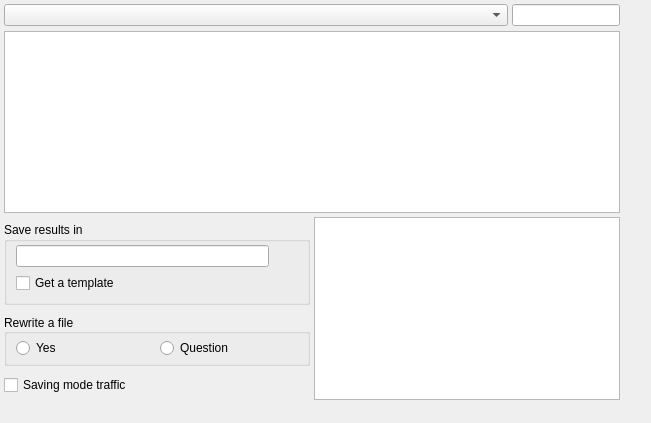
<?xml version="1.0" encoding="UTF-8"?>
<ui version="4.0">
 <class>MainWindow_filmonaizer</class>
 <widget class="QMainWindow" name="MainWindow_filmonaizer">
  <property name="geometry">
   <rect>
    <x>0</x>
    <y>0</y>
    <width>651</width>
    <height>423</height>
   </rect>
  </property>
  <property name="minimumSize">
   <size>
    <width>651</width>
    <height>423</height>
   </size>
  </property>
  <property name="maximumSize">
   <size>
    <width>651</width>
    <height>423</height>
   </size>
  </property>
  <property name="windowTitle">
   <string>Filmonaizer</string>
  </property>
  <property name="windowIcon">
   <iconset resource="../icons/filmonaizer.qrc">
    <normaloff>:/icons/films_64.png</normaloff>:/icons/films_64.png</iconset>
  </property>
  <widget class="QWidget" name="widget_filmonaizer">
   <layout class="QVBoxLayout" name="verticalLayout_5">
    <property name="spacing">
     <number>4</number>
    </property>
    <property name="leftMargin">
     <number>4</number>
    </property>
    <property name="topMargin">
     <number>4</number>
    </property>
    <property name="rightMargin">
     <number>4</number>
    </property>
    <property name="bottomMargin">
     <number>4</number>
    </property>
    <item>
     <layout class="QHBoxLayout" name="horizontalLayout_5" stretch="100,0,0">
      <item>
       <widget class="QComboBox" name="comboBox_history_movie"/>
      </item>
      <item>
       <widget class="SearchLineEdit" name="searchLineEdit_movie">
        <property name="minimumSize">
         <size>
          <width>0</width>
          <height>0</height>
         </size>
        </property>
        <property name="maximumSize">
         <size>
          <width>16777215</width>
          <height>16777215</height>
         </size>
        </property>
        <property name="hintText" stdset="0">
         <string>name is movie or html link</string>
        </property>
        <property name="showClearButton" stdset="0">
         <bool>true</bool>
        </property>
       </widget>
      </item>
      <item>
       <widget class="QPushButton" name="pushButton_search">
        <property name="minimumSize">
         <size>
          <width>23</width>
          <height>23</height>
         </size>
        </property>
        <property name="maximumSize">
         <size>
          <width>23</width>
          <height>23</height>
         </size>
        </property>
        <property name="toolTip">
         <string>Search</string>
        </property>
        <property name="text">
         <string/>
        </property>
        <property name="icon">
         <iconset resource="../icons/filmonaizer.qrc">
          <normaloff>:/icons/magnifier.png</normaloff>:/icons/magnifier.png</iconset>
        </property>
        <property name="flat">
         <bool>true</bool>
        </property>
       </widget>
      </item>
     </layout>
    </item>
    <item>
     <layout class="QHBoxLayout" name="horizontalLayout_2" stretch="100,0">
      <item>
       <widget class="QTreeWidget" name="treeWidget_search_result">
        <property name="columnCount">
         <number>0</number>
        </property>
       </widget>
      </item>
      <item>
       <layout class="QVBoxLayout" name="verticalLayout" stretch="0,0,0,10,0">
        <item>
         <widget class="QPushButton" name="pushButton_savefile">
          <property name="minimumSize">
           <size>
            <width>23</width>
            <height>23</height>
           </size>
          </property>
          <property name="maximumSize">
           <size>
            <width>23</width>
            <height>23</height>
           </size>
          </property>
          <property name="toolTip">
           <string>Save in file</string>
          </property>
          <property name="text">
           <string/>
          </property>
          <property name="icon">
           <iconset resource="../icons/filmonaizer.qrc">
            <normaloff>:/icons/disk-black.png</normaloff>:/icons/disk-black.png</iconset>
          </property>
          <property name="flat">
           <bool>true</bool>
          </property>
         </widget>
        </item>
        <item>
         <widget class="QPushButton" name="pushButton_savebuffer">
          <property name="minimumSize">
           <size>
            <width>23</width>
            <height>23</height>
           </size>
          </property>
          <property name="maximumSize">
           <size>
            <width>23</width>
            <height>23</height>
           </size>
          </property>
          <property name="toolTip">
           <string>Save in buffer</string>
          </property>
          <property name="text">
           <string/>
          </property>
          <property name="icon">
           <iconset resource="../icons/filmonaizer.qrc">
            <normaloff>:/icons/clipboard-sign.png</normaloff>:/icons/clipboard-sign.png</iconset>
          </property>
          <property name="flat">
           <bool>true</bool>
          </property>
         </widget>
        </item>
        <item>
         <widget class="QPushButton" name="pushButton_export">
          <property name="minimumSize">
           <size>
            <width>23</width>
            <height>23</height>
           </size>
          </property>
          <property name="maximumSize">
           <size>
            <width>23</width>
            <height>23</height>
           </size>
          </property>
          <property name="toolTip">
           <string>Send to...</string>
          </property>
          <property name="text">
           <string/>
          </property>
          <property name="icon">
           <iconset resource="../icons/filmonaizer.qrc">
            <normaloff>:/icons/new/share-balloon.png</normaloff>:/icons/new/share-balloon.png</iconset>
          </property>
          <property name="flat">
           <bool>true</bool>
          </property>
         </widget>
        </item>
        <item>
         <spacer name="verticalSpacer">
          <property name="orientation">
           <enum>Qt::Vertical</enum>
          </property>
          <property name="sizeHint" stdset="0">
           <size>
            <width>20</width>
            <height>40</height>
           </size>
          </property>
         </spacer>
        </item>
        <item>
         <widget class="QPushButton" name="pushButton_movie_obzor">
          <property name="minimumSize">
           <size>
            <width>23</width>
            <height>23</height>
           </size>
          </property>
          <property name="maximumSize">
           <size>
            <width>23</width>
            <height>23</height>
           </size>
          </property>
          <property name="toolTip">
           <string>Select a movie file</string>
          </property>
          <property name="text">
           <string/>
          </property>
          <property name="icon">
           <iconset resource="../icons/filmonaizer.qrc">
            <normaloff>:/icons/inbox-film.png</normaloff>:/icons/inbox-film.png</iconset>
          </property>
          <property name="flat">
           <bool>true</bool>
          </property>
         </widget>
        </item>
       </layout>
      </item>
     </layout>
    </item>
    <item>
     <layout class="QHBoxLayout" name="horizontalLayout">
      <item>
       <layout class="QVBoxLayout" name="verticalLayout_4">
        <item>
         <widget class="QGroupBox" name="groupBox_save">
          <property name="minimumSize">
           <size>
            <width>0</width>
            <height>83</height>
           </size>
          </property>
          <property name="maximumSize">
           <size>
            <width>16777215</width>
            <height>83</height>
           </size>
          </property>
          <property name="title">
           <string>Save results in</string>
          </property>
          <layout class="QVBoxLayout" name="verticalLayout_2">
           <property name="topMargin">
            <number>3</number>
           </property>
           <item>
            <layout class="QHBoxLayout" name="horizontalLayout_4" stretch="100,0">
             <item>
              <widget class="SearchLineEdit" name="lineEdit_dir_obzor">
               <property name="readOnly">
                <bool>true</bool>
               </property>
               <property name="hintText" stdset="0">
                <string>select a folder</string>
               </property>
               <property name="showClearButton" stdset="0">
                <bool>false</bool>
               </property>
              </widget>
             </item>
             <item>
              <widget class="QPushButton" name="pushButton_dir_obzor">
               <property name="minimumSize">
                <size>
                 <width>23</width>
                 <height>23</height>
                </size>
               </property>
               <property name="maximumSize">
                <size>
                 <width>23</width>
                 <height>23</height>
                </size>
               </property>
               <property name="toolTip">
                <string>Select a folder</string>
               </property>
               <property name="text">
                <string/>
               </property>
               <property name="icon">
                <iconset resource="../icons/filmonaizer.qrc">
                 <normaloff>:/icons/folder--plus.png</normaloff>:/icons/folder--plus.png</iconset>
               </property>
               <property name="flat">
                <bool>true</bool>
               </property>
              </widget>
             </item>
            </layout>
           </item>
           <item>
            <widget class="QCheckBox" name="checkBox_save_templates">
             <property name="text">
              <string>Get a template</string>
             </property>
            </widget>
           </item>
          </layout>
         </widget>
        </item>
        <item>
         <widget class="QGroupBox" name="groupBox_rewrite">
          <property name="minimumSize">
           <size>
            <width>0</width>
            <height>52</height>
           </size>
          </property>
          <property name="maximumSize">
           <size>
            <width>16777215</width>
            <height>52</height>
           </size>
          </property>
          <property name="title">
           <string>Rewrite a file</string>
          </property>
          <property name="alignment">
           <set>Qt::AlignLeading|Qt::AlignLeft|Qt::AlignVCenter</set>
          </property>
          <layout class="QHBoxLayout" name="horizontalLayout_3">
           <property name="spacing">
            <number>6</number>
           </property>
           <property name="leftMargin">
            <number>9</number>
           </property>
           <property name="topMargin">
            <number>0</number>
           </property>
           <property name="rightMargin">
            <number>9</number>
           </property>
           <property name="bottomMargin">
            <number>0</number>
           </property>
           <item>
            <widget class="QRadioButton" name="radioButton_rewrite_yes">
             <property name="text">
              <string>Yes</string>
             </property>
            </widget>
           </item>
           <item>
            <widget class="QRadioButton" name="radioButton_rewrite_question">
             <property name="text">
              <string>Question</string>
             </property>
            </widget>
           </item>
          </layout>
         </widget>
        </item>
        <item>
         <widget class="QCheckBox" name="checkBox_saving_mode_traffic">
          <property name="text">
           <string>Saving mode traffic</string>
          </property>
         </widget>
        </item>
       </layout>
      </item>
      <item>
       <widget class="QTreeWidget" name="treeWidget_templates">
        <property name="minimumSize">
         <size>
          <width>0</width>
          <height>141</height>
         </size>
        </property>
        <property name="maximumSize">
         <size>
          <width>16777215</width>
          <height>16777215</height>
         </size>
        </property>
        <property name="columnCount">
         <number>0</number>
        </property>
       </widget>
      </item>
      <item>
       <layout class="QVBoxLayout" name="verticalLayout_3">
        <item>
         <widget class="QPushButton" name="pushButton_edit_templates">
          <property name="minimumSize">
           <size>
            <width>23</width>
            <height>23</height>
           </size>
          </property>
          <property name="maximumSize">
           <size>
            <width>23</width>
            <height>23</height>
           </size>
          </property>
          <property name="toolTip">
           <string>Edit templates</string>
          </property>
          <property name="text">
           <string/>
          </property>
          <property name="icon">
           <iconset resource="../icons/filmonaizer.qrc">
            <normaloff>:/icons/scripts--pencil.png</normaloff>:/icons/scripts--pencil.png</iconset>
          </property>
          <property name="flat">
           <bool>true</bool>
          </property>
         </widget>
        </item>
        <item>
         <spacer name="verticalSpacer_2">
          <property name="orientation">
           <enum>Qt::Vertical</enum>
          </property>
          <property name="sizeHint" stdset="0">
           <size>
            <width>20</width>
            <height>13</height>
           </size>
          </property>
         </spacer>
        </item>
        <item>
         <widget class="QPushButton" name="pushButton_set_proxy">
          <property name="minimumSize">
           <size>
            <width>23</width>
            <height>23</height>
           </size>
          </property>
          <property name="maximumSize">
           <size>
            <width>23</width>
            <height>23</height>
           </size>
          </property>
          <property name="toolTip">
           <string>Settings proxy</string>
          </property>
          <property name="text">
           <string/>
          </property>
          <property name="icon">
           <iconset resource="../icons/filmonaizer.qrc">
            <normaloff>:/icons/globe.png</normaloff>:/icons/globe.png</iconset>
          </property>
          <property name="flat">
           <bool>true</bool>
          </property>
         </widget>
        </item>
        <item>
         <widget class="QPushButton" name="pushButton_packet_file">
          <property name="minimumSize">
           <size>
            <width>23</width>
            <height>23</height>
           </size>
          </property>
          <property name="maximumSize">
           <size>
            <width>23</width>
            <height>23</height>
           </size>
          </property>
          <property name="text">
           <string/>
          </property>
          <property name="icon">
           <iconset resource="../icons/filmonaizer.qrc">
            <normaloff>:/icons/inbox-document-text.png</normaloff>:/icons/inbox-document-text.png</iconset>
          </property>
          <property name="flat">
           <bool>true</bool>
          </property>
         </widget>
        </item>
        <item>
         <widget class="QPushButton" name="pushButton_about">
          <property name="minimumSize">
           <size>
            <width>23</width>
            <height>23</height>
           </size>
          </property>
          <property name="maximumSize">
           <size>
            <width>23</width>
            <height>23</height>
           </size>
          </property>
          <property name="toolTip">
           <string>About</string>
          </property>
          <property name="text">
           <string/>
          </property>
          <property name="icon">
           <iconset resource="../icons/filmonaizer.qrc">
            <normaloff>:/icons/new/question-button.png</normaloff>:/icons/new/question-button.png</iconset>
          </property>
          <property name="flat">
           <bool>true</bool>
          </property>
         </widget>
        </item>
       </layout>
      </item>
     </layout>
    </item>
   </layout>
  </widget>
  <widget class="QStatusBar" name="statusbar_main">
   <property name="styleSheet">
    <string notr="true"/>
   </property>
   <property name="sizeGripEnabled">
    <bool>false</bool>
   </property>
  </widget>
  <action name="action_russian">
   <property name="checkable">
    <bool>true</bool>
   </property>
   <property name="checked">
    <bool>false</bool>
   </property>
   <property name="text">
    <string>Русский</string>
   </property>
  </action>
  <action name="actionEnglish">
   <property name="checkable">
    <bool>true</bool>
   </property>
   <property name="text">
    <string>English</string>
   </property>
  </action>
 </widget>
 <customwidgets>
  <customwidget>
   <class>LineEdit</class>
   <extends>QLineEdit</extends>
   <header>lineedit.h</header>
  </customwidget>
  <customwidget>
   <class>SearchLineEdit</class>
   <extends>LineEdit</extends>
   <header>searchlineedit.h</header>
  </customwidget>
 </customwidgets>
 <tabstops>
  <tabstop>pushButton_search</tabstop>
  <tabstop>pushButton_savefile</tabstop>
  <tabstop>pushButton_savebuffer</tabstop>
  <tabstop>pushButton_edit_templates</tabstop>
  <tabstop>pushButton_packet_file</tabstop>
  <tabstop>pushButton_about</tabstop>
  <tabstop>pushButton_dir_obzor</tabstop>
  <tabstop>checkBox_save_templates</tabstop>
  <tabstop>radioButton_rewrite_yes</tabstop>
  <tabstop>radioButton_rewrite_question</tabstop>
  <tabstop>treeWidget_search_result</tabstop>
  <tabstop>treeWidget_templates</tabstop>
 </tabstops>
 <resources>
  <include location="../icons/filmonaizer.qrc"/>
 </resources>
 <connections/>
</ui>
